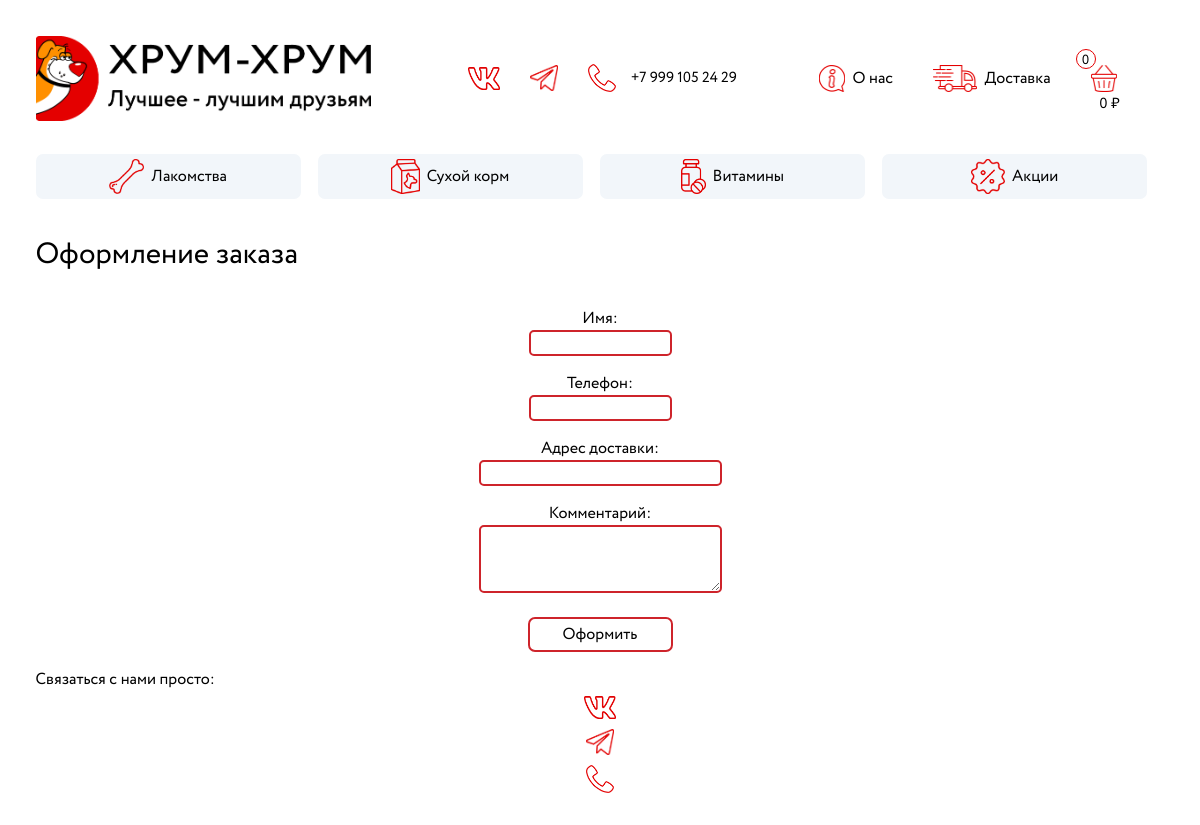
Screenshot of /cart/order/ with the database file from the repository.
### catalog/models.py (models this page shows, shortened)
class Category(models.Model):
    name = models.CharField(max_length=25, verbose_name='Наименование')
    slug = models.SlugField(max_length=25, unique=True, db_index=True, verbose_name='URL')
    def get_absolute_url(self):
        return reverse('category', kwargs={'slug': self.slug})
    class Meta:
        verbose_name = 'Категоря'
        verbose_name_plural = 'Категории'
        ordering = ('id',)
        index_together = (('id', 'slug'),)

### cart/views.py (the view, shortened to what this page needs)
# urls.py: path('order/', OrderAdd.as_view(), name='order_add'),
class OrderAdd(DataMixin, CreateView):
    form_class = OrderAddForm
    model = Order
    template_name = 'cart/order.html'
    success_url = 'order_accepted'
    def get_context_data(self, *, objects_list=None, **kwargs):
        context = super().get_context_data(**kwargs)
        context['name'] = 'Оформление заказа'
        c_def = self.get_user_context()
        return dict(list(context.items()) + list(c_def.items()))

### cart/forms.py (shortened to what this page needs)
class OrderAddForm(ModelForm):
    class Meta:
        model = Order
        fields = ['id', 'name', 'phone', 'address', 'comments']
        widgets = {
            'phone': TextInput(attrs={'type': 'tel'}),
            'comments': Textarea(attrs={'cols': 60, 'rows': 10})
        }

### catalog/utils.py (called while the page is built)
    def get_cart_session(self):
        return {int(k[5:]): int(v) for k, v in self.request.session.items() if 'cart' in k}

    def get_cart_price(self):
        cart_id = []
        cart_price = []
        for k, v in self.get_cart_session().items():
                cart_id.append(str(k))
                cart_price.append(str(v * Product.objects.get(pk=k).price))
        return {'cart_id': ' '.join(cart_id),
                'cart_price': ' '.join(cart_price),
                'cart_total_price': sum([float(i) for i in cart_price]),
                }

    def get_user_context(self, **kwargs):
        cart_price = self.get_cart_price()
        context = kwargs
        context['toolbar'] = toolbar
        context['cats'] = Category.objects.all()
        context['cart_id'] = cart_price['cart_id']
        context['cart_price'] = cart_price['cart_price']
        context['cart_total_price'] = cart_price['cart_total_price']
        return context

### cart/templates/cart/order.html (shortened to what this page needs)
{% extends 'catalog/base.html' %}
{% block content %}
<h1> {{name}} </h1>
<form action="{% url 'order_add' %}" method="post" enctype="multipart/form-data"> {% csrf_token %}
<div class="client_data">
{% for f in form %}
<p class="client_data_forms"><label class="form_label" for="{{ f.id_for_label }}">{{f.label}}: </label>{{ f }}</p>
{% endfor %}
<button class="bt_accept" type="submit" >Оформить</button>
</div>
</form>
{% endblock %}

### catalog/templates/catalog/base.html (shortened to what this page needs)
{% load static %}
<!DOCTYPE html>
<html>
<head>
	<link rel="stylesheet" href="{% static 'catalog/css/styles_desktop.css' %}">
	<link rel="stylesheet" href="{% static 'catalog/css/styles_mobile.css' %}">
	<link rel="stylesheet" href="{% static 'catalog/css/btn.css' %}">
</head>
<body>
{% block apptoolbar %}
<div class = "container menu">
	<div class="container top-container">
		<div>
		<a class="logo" href="{{ cats.0.get_absolute_url }}"> <img class="logo_img" src="{% static 'catalog/images/logo.png' %}" alt=""> </a>
		</div>
		<div class="toolbar_contact">
			<a class="social" href="#">
				<img class="logo_vk" src="{% static 'catalog/images/vk.png' %}" alt="">
			</a>
			<a class="social" href="#">
				<img class="logo_telegram" src="{% static 'catalog/images/telegram.png' %}" alt="">
			</a>
			<a class="phone" href="tel:+79991052429">
				<img class="logo_phone" src="{% static 'catalog/images/phone.png' %}" alt="">
			<span class="text_phone">+7 999 105 24 29</span>
		</a>
		</div>
		<div class="toolbar_main">
	    {% for i in toolbar %}
	    	{% if i.url_name == 'cart' %}
			<a class="toolbar" id="{{ i.url_name }}" href="{% url i.url_name %}">
				<img class="logo_{{ i.url_name }}" src="{% static i.src %}" alt="">
				<span class="total_quantity"> </span>
				<span class="total_price"> {{ cart_total_price }} ₽ </span>
			</a>
			{% else %}
			<a class="toolbar" id="{{ i.url_name }}" href="{% url i.url_name %}">
				<img class="logo_{{ i.url_name }}" src="{% static i.src %}" alt="">
				<span class="text_{{ i.url_name }}">{{i.name}}</span>
			</a>
			{% endif %}
	    {% endfor %}
	</div>
	</div>
{% endblock apptoolbar %}
<div class="cats_bar">
	{% for i in cats %}
	<a class="cat_bar" href="{{ i.get_absolute_url }}">
		<img class="logo_{{ i.slug }}" src='{% static "catalog/images/" %}{{ i.slug }}.png' alt="">
		<span class="text_{{ i.slug }}">{{i.name}}</span>
	</a>
	{% endfor %}
</div>
</div>
{% block content %}
{% endblock %}
<div class="contact_mobile">
	<span class="contact_text_mobile">Связаться с нами просто:</span>
	<div class="toolbar_contact_mobile">
		<a class="social" href="#">
			<img class="logo_vk" src="{% static 'catalog/images/vk.png' %}" alt="">
		</a>
		<a class="social" href="#">
			<img class="logo_telegram" src="{% static 'catalog/images/telegram.png' %}" alt="">
		</a>
		<a class="phone" href="tel:+79991052429">
			<img class="logo_phone" src="{% static 'catalog/images/phone.png' %}" alt="">
		</a>
	</div>
</div>
</body>
</html>

### catalog/static/catalog/css/styles_desktop.css (style rules this page uses)
html, body { font-family: Circe; height: 100%; max-height: 100%; margin: 1% 1% 1% 1%; }
body { background-color: white; }
@media (min-width: 600px) { a, h1 { color: #000000; text-decoration: none; font-weight: 350; font-size: 12pt; } }
@media (min-width: 600px) { h1 { font-size: 22pt; margin-top: 3%; } }
@media (min-width: 600px) { .top-container { display: flex; justify-content: space-between; align-items: center; font-weight: 350; } }
@media (min-width: 600px) { .logo { display: flex; } }
@media (min-width: 600px) { .toolbar_main { display: flex; } }
@media (min-width: 600px) { .toolbar { padding: 0 40px 0 0; } }
@media (min-width: 600px) { .toolbar_contact, .social, .phone, .toolbar { width: auto; display: flex; align-items: center; justify-content: center; } }
@media (min-width: 600px) { .logo_img { height: 85px; } }
@media (min-width: 600px) { .logo_phone, .logo_cart, .logo_transport, .logo_about { height: 27px; } }
@media (min-width: 600px) { .logo_vk, .logo_telegram, .logo_phone { padding: 5px 15px 5px 15px; } }
@media (min-width: 600px) { .logo_vk { height: 23px; } }
@media (min-width: 600px) { .logo_telegram { height: 26px; } }
@media (min-width: 600px) { .logo_phone { height: 28px; } }
@media (min-width: 600px) { .text_cart, .text_transport, .text_about { padding-left: 7px; } }
@media (min-width: 600px) { .text_phone { font-size: 11pt; } }
@media (min-width: 600px) { .total_quantity, .total_price { display: block; position: absolute; } }
@media (min-width: 600px) { .total_quantity { display: flex; justify-content: center; margin-bottom: 38px; margin-left: -44px; font-size: 10pt; border-radius: 50%; border: 1.5px solid #E40001; width: 18px; height: 18px; } }
@media (min-width: 600px) { .total_price { margin-bottom: -51px; margin-left: 4px; font-size: 11pt; width: 70px; text-align: center; } }
@media (min-width: 600px) { .cats_bar { display: flex; justify-content: space-between; align-items: center; margin-top: 3%; } }
@media (min-width: 600px) { .cat_bar { font-weight: 350; display: flex; justify-content: center; align-items: center; width: 25%; margin: 0px 17px 0px 0px; padding: 5px 0px 5px 0px; background-color: #F2F6FA; border-radius: 7px; } }
@media (min-width: 600px) { .logo_lakomstva, .logo_suhoj-korm, .logo_akcii, .logo_vitaminy { height: 35px; padding-right: 7px; } }
@media (min-width: 600px) { .quantity_inner .bt_minus, .quantity_inner .bt_plus, .quantity_inner .bt_buy_product, .quantity_inner .bt_buy_cat, .quantity_inner .bt_del, .quantity_inner .input_quantity, .bt_order, .bt_accept { height: 30px; width: 40px; padding: 0; border: 0; background: #FFF; cursor: pointer; outline: 0; border-radius: 26px; } }
@media (min-width: 600px) { .client_data { display: flex; flex-direction: column; align-items: center; margin-top: 2%; } }
@media (min-width: 600px) { .client_data_forms { display: flex; flex-direction: column; align-items: center; margin: 8px; } }
@media (min-width: 600px) { #id_name, #id_phone, #id_address, #id_comments { width: 135px; height: 20px; display: inline-flex; border-radius: 5px; border: 2px solid #CE242B; position: relative; text-align:center; } }
@media (min-width: 600px) { #id_address { width: 235px; } }
@media (min-width: 600px) { #id_comments { width: 235px; height: 60px; } }
@media (min-width: 600px) { .bt_accept { margin: 16px; font-family: Circe; font-size: 12pt; color: black; width: 145px; height: 35px; border-radius: 7px; border: 2px solid #CE242B; } }

### catalog/static/catalog/css/styles_mobile.css (style rules this page uses)
html, body { font-family: Circe; }
body { background-color: white; margin: 2% 2% 2% 2%; }

### catalog/static/catalog/css/btn.css (style rules this page uses)
.quantity_inner .bt_minus, .quantity_inner .bt_plus, .quantity_inner .bt_buy_product, .quantity_inner .input_quantity, { height: 30px; width: 40px; padding: 0; border: 0; background: #FFF; cursor: pointer; outline: 0; border-radius: 26px; }

### rows the page displays
Category: slug (picture), name "Лакомства"
Category: slug (picture), name "Сухой корм"
Category: slug (picture), name "Витамины"
Category: slug (picture), name "Акции"

### other values shown
{{ i.name }} "О нас" "Доставка"
{{ cart_total_price }} "0"
{{ name }} "Оформление заказа"
{{ f.label }} "Имя" "Телефон" "Адрес доставки" "Комментарий"
